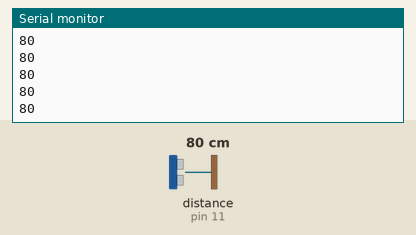
Bench run of a sketch on a simulated Arduino Uno, built with avr-gcc and run on an emulated ATmega328P. Parts: the last lines printed to the serial monitor. Wiring (inferred from the names in the program): ultrasonic range finder: trigger pin 13; echo pin 11. The test bench sets the inputs (shaded band); at power-on: distance to the obstacle (sensor on pin 11) 80 cm. The echo pulse lasts 58.3 µs per cm.

Above: at 1.2 s.
1.3 s: distance to the obstacle (sensor on pin 11) set to 2 cm
At 1.37 s:
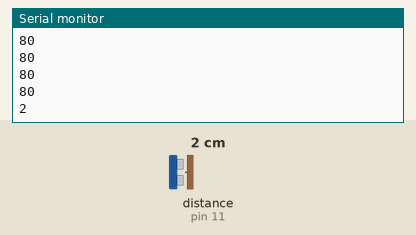
2.8 s: distance to the obstacle (sensor on pin 11) set to 4 cm
At 2.89 s:
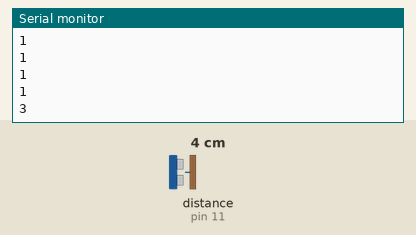
Timing chart, 0 to 5.8 s (numbered marks = the images above; inputs shaded):
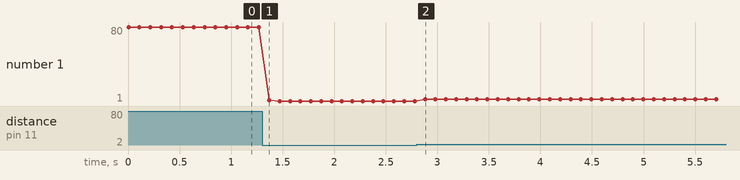

Measured:
- after the input at 1.3 s, the serial monitor: prints a new line after 0.07 s (image 1)
- after the input at 2.8 s, the serial monitor: prints a new line after 0.08 s (image 2)
- plotted number 1: 80 → 1 after the input at 1.3 s, 1 → 3 after the input at 2.8 s

The sketch:

ultrasonic.ino
```cpp
int PingPin = 13;
int EchoPin = 11;

void setup(){

 pinMode(PingPin, OUTPUT);
 pinMode(EchoPin, INPUT);

 Serial.begin(9600);
}

void loop(){
  unsigned long duration, cm;

  digitalWrite(PingPin,LOW);
  delayMicroseconds(2);
  digitalWrite(PingPin,HIGH);
  delayMicroseconds(5);
  digitalWrite(PingPin, LOW);


  duration = pulseIn(EchoPin, HIGH);

  cm = (duration/29/2);

  Serial.println(cm);
  delay(100);

}
```
